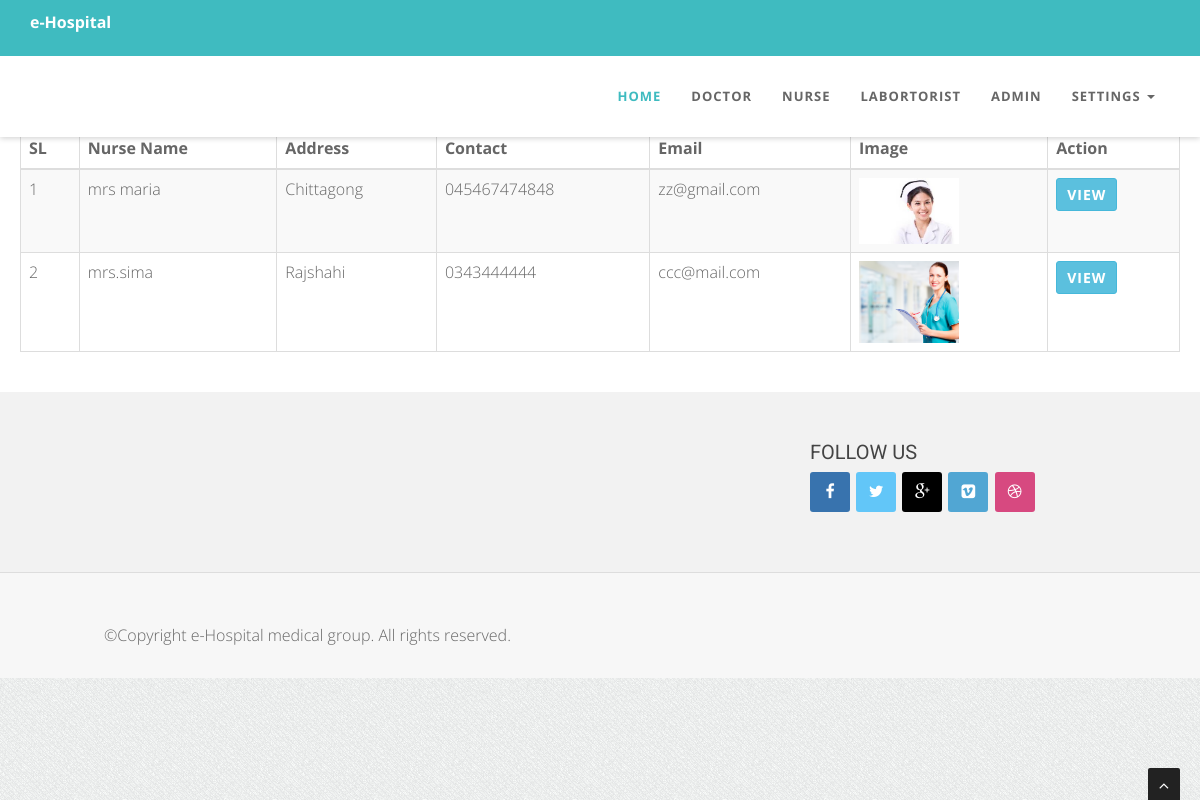
The app's page /view/front/nurse/index.php (signed in) with its own data.
### tables this page shows
CREATE TABLE IF NOT EXISTS `nurse` (
  `id` int(11) NOT NULL AUTO_INCREMENT,
  `name` varchar(255) NOT NULL,
  `address` varchar(255) NOT NULL,
  `contact` varchar(255) NOT NULL,
  `email` varchar(255) NOT NULL,
  `image` varchar(255) NOT NULL,
  `unique_id` varchar(255) NOT NULL,
  `created_at` timestamp NOT NULL DEFAULT CURRENT_TIMESTAMP ON UPDATE CURRENT_TIMESTAMP,
  `modified_at` timestamp NOT NULL DEFAULT '0000-00-00 00:00:00',
  `deleted_at` datetime NOT NULL,
  PRIMARY KEY (`id`)
);

### src/admin/Helper/Connection.php (called while the page is built, shortened)
<?php
class Connection
{
    private $user = 'root';
    private $pass = '';
    public function __construct(){
        try {
            $this->con=new PDO('mysql:host=localhost;dbname=hospital',$this->user, $this->pass);
        } catch (PDOException $e) {
            print "Error!: " . $e->getMessage() . "<br/>";
            die();
        }
    }
}

### src/front/Nurse/Nurse.php (called while the page is built, shortened)
<?php
class Nurse extends Connection
{
    public function index()
    {
        try {
            $stm = $this->con->prepare("SELECT * FROM `nurse` WHERE `deleted_at` = '0000-00-00 00:00:00'");
            $stm->execute();
            return $stm->fetchAll(PDO::FETCH_ASSOC);
        } catch (PDOException $e) {
            print "Error!: " . $e->getMessage() . "<br/>";
            die();
        }
    }
}

### view/front/nurse/index.php (the view, shortened to what this page needs)
<?php
include_once '../include/header.php';
$doctor = new \App\front\Nurse\Nurse();
$doctors = $doctor->index();
?>
    <div id="page-wrapper" style="min-height: 349px;">
        <div class="row">
            <div class="col-lg-12">
                <h1 class="page-header">Nurse Dashboard</h1>
            </div>
        </div>
        <div class="panel-body">
            <table width="100%" class="table table-striped table-bordered table-hover" id="dataTables-example">
                <thead>
                <tr>
                    <th>SL</th>
                    <th>Nurse Name</th>
                    <th>Address</th>
                    <th>Contact</th>
                    <th>Email</th>
                    <th>Image</th>
                    <th>Action</th>
                </tr>
                </thead>
                <tbody>
                <?php
                $sl = 1;
                foreach ($doctors as $doctor){
                    ?>
                    <tr>
                        <td><?php echo $sl++?></td>
                        <td><?php echo $doctor['name']?></td>
                        <td><?php echo $doctor['address']?></td>
                        <td><?php echo $doctor['contact']?></td>
                        <td><?php echo $doctor['email']?></td>
                        <td> <img width="100" src="view/admin/nurse/uploads/<?php echo $doctor['image']?>" alt=""></td>
                        <td class="center">
                            <a href="view/front/nurse/view.php?id=<?php echo $doctor['unique_id']?>"class="btn btn-info btn-sm">View</a>
                        </td>
                    </tr>
                <?php }?>
                </tbody>
            </table>
        </div>
    </div>
<?php
include_once '../include/footer.php';
?>

### assets/front/css/style.css (style rules this page uses)
body { width: 100%; height: 100%; font-family: 'Open Sans', sans-serif; font-weight: 300; color: #666; background-color: #ddd; font-size: 16px; line-height: 1.6em; }
html { width: 100%; height: 100%; }
h1 { font-size: 38px; }
h1, h2, h3, h4, h5, h6 { margin: 0 0 30px; font-family: 'Roboto', sans-serif; font-weight: 400; color: #444; line-height: 1em; }
a { color: #666; -webkit-transition: all .2s ease-in-out; -moz-transition: all .2s ease-in-out; transition: all .2s ease-in-out; }
.panel-body { padding: 20px; }
.panel-body { background: #fff; }
.btn { position: relative; display: inline-block; outline: none; color: #fff; text-decoration: none; text-transform: uppercase; letter-spacing: 1px; font-weight: 400; text-shadow: 0 0 1px rgba(255,255,255,0.3); font-size: 14px; font-weight: 700; }

### assets/front/bodybg/bg1.css (style rules this page uses)
body { background: url(../img/bodybg/bg1.png) repeat left top; }

### records on screen
nurse: name "mrs maria", address "Chittagong", contact "045467474848", email "zz@gmail.com", image (picture)
nurse: name "mrs.sima", address "Rajshahi", contact "0343444444", email "ccc@mail.com", image (picture)
